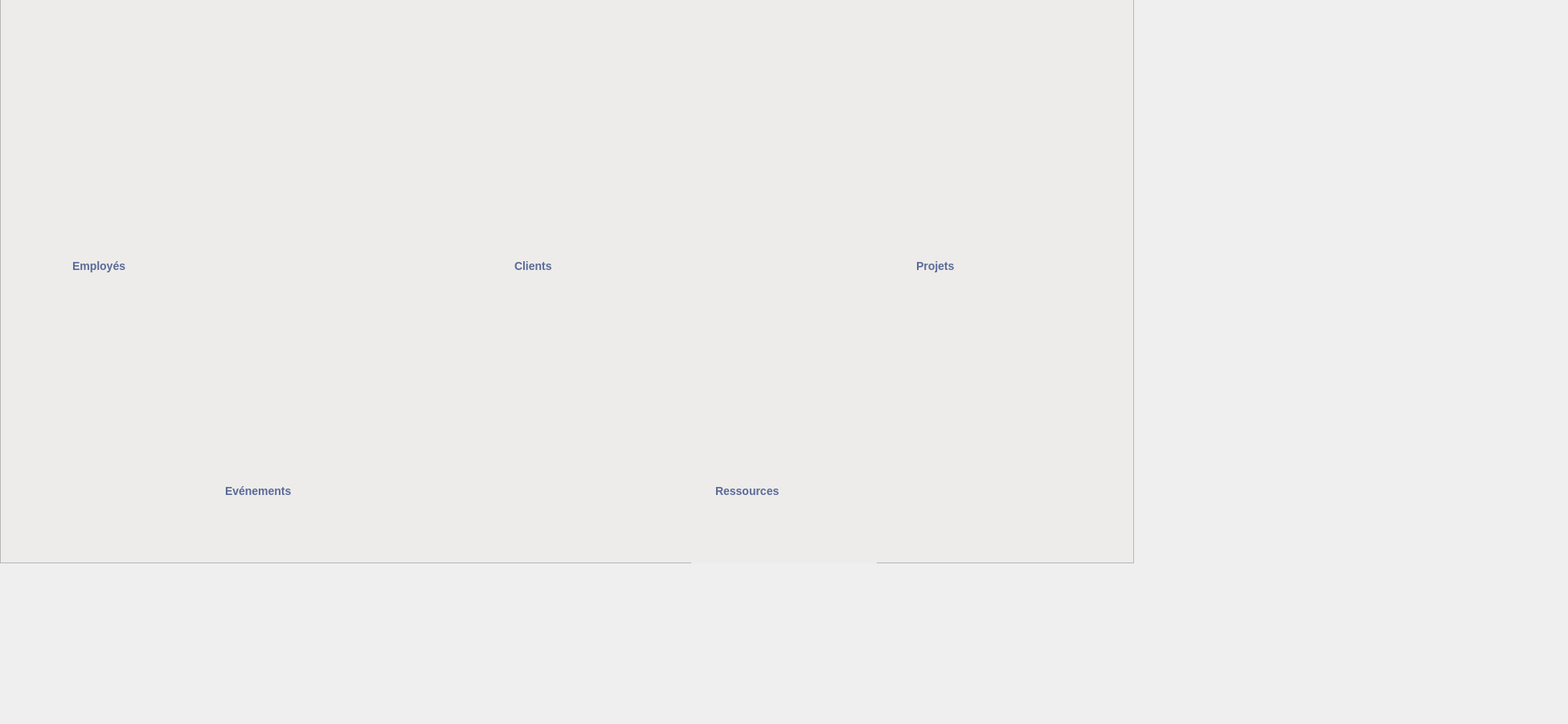
<?xml version="1.0" encoding="UTF-8"?>
<ui version="4.0">
 <class>Menu</class>
 <widget class="QWidget" name="Menu">
  <property name="geometry">
   <rect>
    <x>0</x>
    <y>0</y>
    <width>1951</width>
    <height>901</height>
   </rect>
  </property>
  <property name="windowTitle">
   <string>Form</string>
  </property>
  <widget class="QFrame" name="frame_2">
   <property name="geometry">
    <rect>
     <x>0</x>
     <y>-10</y>
     <width>1411</width>
     <height>711</height>
    </rect>
   </property>
   <property name="styleSheet">
    <string notr="true">QFrame {
  background-color: #EDECEA;
    font-family: &quot;Poppins&quot;, &quot;Arial&quot;, sans-serif;
    font-size: 14px;
    color: #263A69;
}
/* Style des boutons */
QPushButton {
    font-size: 14px;
    font-family: &quot;Poppins&quot;, &quot;Arial&quot;, sans-serif;
    color: #263A69;
    border-radius: 5px;
    padding: 8px;
    font-size: 14px;
    border: none;
}
QLineEdit {
    font-family: &quot;Poppins&quot;, &quot;Arial&quot;, sans-serif;
    font-size: 14px;
    background-color: #E8E3DD;
    border: 1px solid #838db1;
    border-radius: 5px;
    padding: 4px;
    color: #263A69;
}
QLabel {
    font: 30pt &quot;The Year of The Camel&quot;;
    font-weight: bold; 
    color: #5A6A99; 
}
</string>
   </property>
   <property name="frameShape">
    <enum>QFrame::Shape::StyledPanel</enum>
   </property>
   <property name="frameShadow">
    <enum>QFrame::Shadow::Raised</enum>
   </property>
   <widget class="QLabel" name="label_12">
    <property name="geometry">
     <rect>
      <x>860</x>
      <y>520</y>
      <width>231</width>
      <height>241</height>
     </rect>
    </property>
    <property name="text">
     <string/>
    </property>
    <property name="pixmap">
     <pixmap>:/Downloads/8025532-removebg-preview.png</pixmap>
    </property>
    <property name="scaledContents">
     <bool>true</bool>
    </property>
   </widget>
   <widget class="QLabel" name="label_5">
    <property name="geometry">
     <rect>
      <x>280</x>
      <y>590</y>
      <width>271</width>
      <height>61</height>
     </rect>
    </property>
    <property name="text">
     <string>Evénements</string>
    </property>
   </widget>
   <widget class="QLabel" name="label_10">
    <property name="geometry">
     <rect>
      <x>890</x>
      <y>590</y>
      <width>271</width>
      <height>61</height>
     </rect>
    </property>
    <property name="text">
     <string>Ressources</string>
    </property>
   </widget>
   <widget class="QLabel" name="label_11">
    <property name="geometry">
     <rect>
      <x>1140</x>
      <y>310</y>
      <width>161</width>
      <height>61</height>
     </rect>
    </property>
    <property name="text">
     <string>Projets</string>
    </property>
   </widget>
   <widget class="QLabel" name="label_13">
    <property name="geometry">
     <rect>
      <x>640</x>
      <y>310</y>
      <width>161</width>
      <height>61</height>
     </rect>
    </property>
    <property name="text">
     <string>Clients</string>
    </property>
   </widget>
   <widget class="QLabel" name="label_14">
    <property name="geometry">
     <rect>
      <x>90</x>
      <y>310</y>
      <width>211</width>
      <height>61</height>
     </rect>
    </property>
    <property name="text">
     <string>Employés</string>
    </property>
   </widget>
   <widget class="QPushButton" name="se_deconnecter">
    <property name="geometry">
     <rect>
      <x>30</x>
      <y>20</y>
      <width>111</width>
      <height>111</height>
     </rect>
    </property>
    <property name="text">
     <string/>
    </property>
    <property name="icon">
     <iconset resource="img.qrc">
      <normaloff>:/image/2-removebg-preview.png</normaloff>:/image/2-removebg-preview.png</iconset>
    </property>
    <property name="iconSize">
     <size>
      <width>100</width>
      <height>100</height>
     </size>
    </property>
   </widget>
   <widget class="QPushButton" name="Gemploye">
    <property name="geometry">
     <rect>
      <x>120</x>
      <y>110</y>
      <width>161</width>
      <height>251</height>
     </rect>
    </property>
    <property name="text">
     <string/>
    </property>
    <property name="icon">
     <iconset resource="img.qrc">
      <normaloff>:/image/3-removebg-preview.png</normaloff>:/image/3-removebg-preview.png</iconset>
    </property>
    <property name="iconSize">
     <size>
      <width>200</width>
      <height>200</height>
     </size>
    </property>
   </widget>
   <widget class="QPushButton" name="Gclient">
    <property name="geometry">
     <rect>
      <x>630</x>
      <y>130</y>
      <width>161</width>
      <height>251</height>
     </rect>
    </property>
    <property name="text">
     <string/>
    </property>
    <property name="icon">
     <iconset resource="img.qrc">
      <normaloff>:/image/6-removebg-preview.png</normaloff>:/image/6-removebg-preview.png</iconset>
    </property>
    <property name="iconSize">
     <size>
      <width>200</width>
      <height>200</height>
     </size>
    </property>
   </widget>
   <widget class="QPushButton" name="Gprojet">
    <property name="geometry">
     <rect>
      <x>1140</x>
      <y>110</y>
      <width>161</width>
      <height>251</height>
     </rect>
    </property>
    <property name="text">
     <string/>
    </property>
    <property name="icon">
     <iconset resource="img.qrc">
      <normaloff>:/image/5-removebg-preview.png</normaloff>:/image/5-removebg-preview.png</iconset>
    </property>
    <property name="iconSize">
     <size>
      <width>200</width>
      <height>200</height>
     </size>
    </property>
   </widget>
   <widget class="QPushButton" name="Gevenement">
    <property name="geometry">
     <rect>
      <x>270</x>
      <y>390</y>
      <width>281</width>
      <height>251</height>
     </rect>
    </property>
    <property name="text">
     <string/>
    </property>
    <property name="icon">
     <iconset resource="img.qrc">
      <normaloff>:/image/7-removebg-preview.png</normaloff>:/image/7-removebg-preview.png</iconset>
    </property>
    <property name="iconSize">
     <size>
      <width>200</width>
      <height>200</height>
     </size>
    </property>
   </widget>
   <widget class="QPushButton" name="Gressource">
    <property name="geometry">
     <rect>
      <x>840</x>
      <y>390</y>
      <width>281</width>
      <height>251</height>
     </rect>
    </property>
    <property name="text">
     <string/>
    </property>
    <property name="icon">
     <iconset resource="img.qrc">
      <normaloff>:/image/4-removebg-preview.png</normaloff>:/image/4-removebg-preview.png</iconset>
    </property>
    <property name="iconSize">
     <size>
      <width>200</width>
      <height>200</height>
     </size>
    </property>
   </widget>
  </widget>
 </widget>
 <resources>
  <include location="img.qrc"/>
 </resources>
 <connections/>
</ui>
